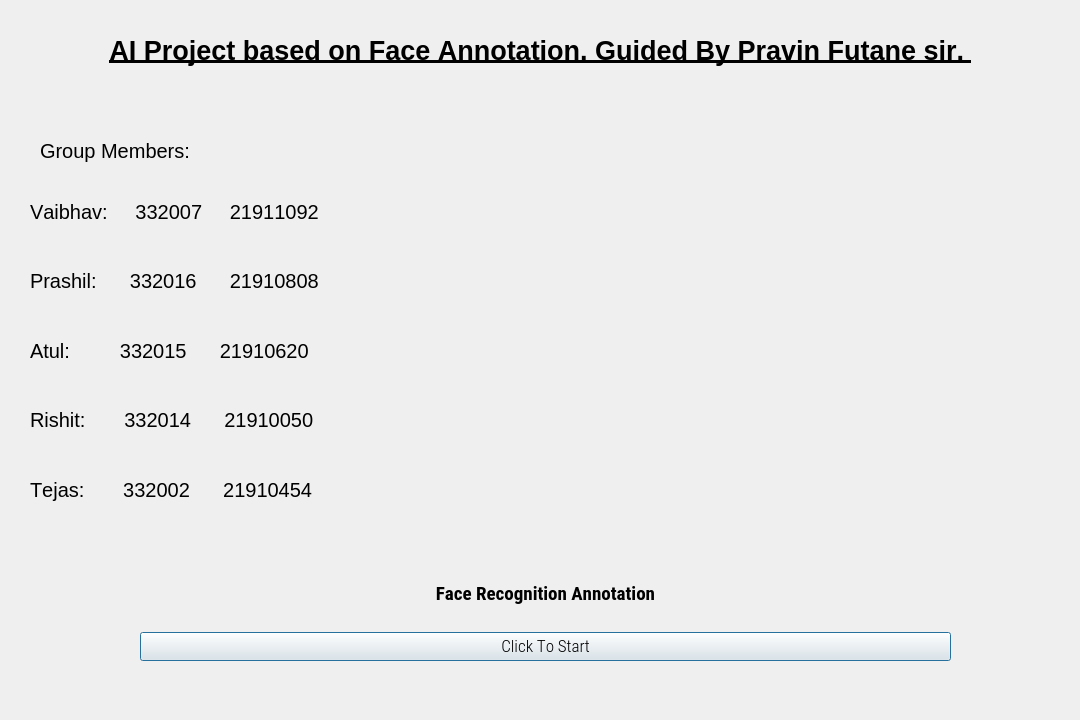
<?xml version="1.0" encoding="UTF-8"?>
<ui version="4.0">
 <class>Dialog</class>
 <widget class="QDialog" name="Dialog">
  <property name="geometry">
   <rect>
    <x>0</x>
    <y>0</y>
    <width>1080</width>
    <height>720</height>
   </rect>
  </property>
  <property name="minimumSize">
   <size>
    <width>1080</width>
    <height>720</height>
   </size>
  </property>
  <property name="maximumSize">
   <size>
    <width>1080</width>
    <height>720</height>
   </size>
  </property>
  <property name="font">
   <font>
    <kerning>false</kerning>
   </font>
  </property>
  <property name="windowTitle">
   <string>Face Recognition Annotation</string>
  </property>
  <property name="windowIcon">
   <iconset resource="resource.qrc">
    <normaloff>:/icon/icon.png</normaloff>:/icon/icon.png</iconset>
  </property>
  <property name="windowOpacity">
   <double>1.000000000000000</double>
  </property>
  <property name="autoFillBackground">
   <bool>true</bool>
  </property>
  <widget class="QLabel" name="logolabel">
   <property name="geometry">
    <rect>
     <x>0</x>
     <y>0</y>
     <width>1071</width>
     <height>721</height>
    </rect>
   </property>
   <property name="maximumSize">
    <size>
     <width>16777215</width>
     <height>16777215</height>
    </size>
   </property>
   <property name="styleSheet">
    <string notr="true"/>
   </property>
   <property name="text">
    <string/>
   </property>
   <property name="pixmap">
    <pixmap>logo.png</pixmap>
   </property>
  </widget>
  <widget class="QWidget" name="verticalLayoutWidget">
   <property name="geometry">
    <rect>
     <x>140</x>
     <y>560</y>
     <width>811</width>
     <height>101</height>
    </rect>
   </property>
   <layout class="QVBoxLayout" name="verticalLayout">
    <item>
     <layout class="QHBoxLayout" name="horizontalLayout">
      <item>
       <widget class="QLabel" name="filelabel">
        <property name="font">
         <font>
          <family>Roboto Condensed</family>
          <pointsize>14</pointsize>
          <weight>75</weight>
          <bold>true</bold>
          <kerning>false</kerning>
         </font>
        </property>
        <property name="text">
         <string>Face Recognition Annotation</string>
        </property>
        <property name="alignment">
         <set>Qt::AlignCenter</set>
        </property>
       </widget>
      </item>
     </layout>
    </item>
    <item>
     <widget class="QPushButton" name="runButton">
      <property name="font">
       <font>
        <family>Roboto Condensed Light</family>
        <pointsize>13</pointsize>
        <kerning>false</kerning>
       </font>
      </property>
      <property name="text">
       <string> Click To Start </string>
      </property>
     </widget>
    </item>
   </layout>
  </widget>
  <widget class="QLabel" name="label">
   <property name="geometry">
    <rect>
     <x>10</x>
     <y>20</y>
     <width>1061</width>
     <height>61</height>
    </rect>
   </property>
   <property name="font">
    <font>
     <family>Microsoft Sans Serif</family>
     <pointsize>20</pointsize>
     <weight>75</weight>
     <italic>false</italic>
     <bold>true</bold>
     <underline>true</underline>
     <kerning>false</kerning>
    </font>
   </property>
   <property name="autoFillBackground">
    <bool>false</bool>
   </property>
   <property name="text">
    <string>AI Project based on Face Annotation. Guided By Pravin Futane sir. </string>
   </property>
   <property name="textFormat">
    <enum>Qt::PlainText</enum>
   </property>
   <property name="alignment">
    <set>Qt::AlignCenter</set>
   </property>
  </widget>
  <widget class="QLabel" name="label_2">
   <property name="geometry">
    <rect>
     <x>40</x>
     <y>120</y>
     <width>231</width>
     <height>61</height>
    </rect>
   </property>
   <property name="font">
    <font>
     <pointsize>15</pointsize>
     <kerning>false</kerning>
    </font>
   </property>
   <property name="text">
    <string>Group Members: </string>
   </property>
  </widget>
  <widget class="QWidget" name="verticalLayoutWidget_2">
   <property name="geometry">
    <rect>
     <x>30</x>
     <y>180</y>
     <width>431</width>
     <height>341</height>
    </rect>
   </property>
   <layout class="QVBoxLayout" name="verticalLayout_2">
    <item>
     <widget class="QLabel" name="label_5">
      <property name="font">
       <font>
        <pointsize>15</pointsize>
        <kerning>false</kerning>
       </font>
      </property>
      <property name="autoFillBackground">
       <bool>false</bool>
      </property>
      <property name="styleSheet">
       <string notr="true">color: #rgb(255, 000, 255);</string>
      </property>
      <property name="text">
       <string>Vaibhav:     332007     21911092</string>
      </property>
     </widget>
    </item>
    <item>
     <widget class="QLabel" name="label_4">
      <property name="font">
       <font>
        <pointsize>15</pointsize>
        <kerning>false</kerning>
       </font>
      </property>
      <property name="text">
       <string>Prashil:      332016      21910808</string>
      </property>
     </widget>
    </item>
    <item>
     <widget class="QLabel" name="label_3">
      <property name="font">
       <font>
        <pointsize>15</pointsize>
        <kerning>false</kerning>
       </font>
      </property>
      <property name="text">
       <string>Atul:         332015      21910620</string>
      </property>
     </widget>
    </item>
    <item>
     <widget class="QLabel" name="label_6">
      <property name="font">
       <font>
        <pointsize>15</pointsize>
        <kerning>false</kerning>
       </font>
      </property>
      <property name="text">
       <string>Rishit:       332014      21910050</string>
      </property>
     </widget>
    </item>
    <item>
     <widget class="QLabel" name="label_7">
      <property name="font">
       <font>
        <pointsize>15</pointsize>
        <kerning>false</kerning>
       </font>
      </property>
      <property name="text">
       <string>Tejas:       332002      21910454</string>
      </property>
     </widget>
    </item>
   </layout>
  </widget>
 </widget>
 <resources>
  <include location="resource.qrc"/>
 </resources>
 <connections/>
</ui>
